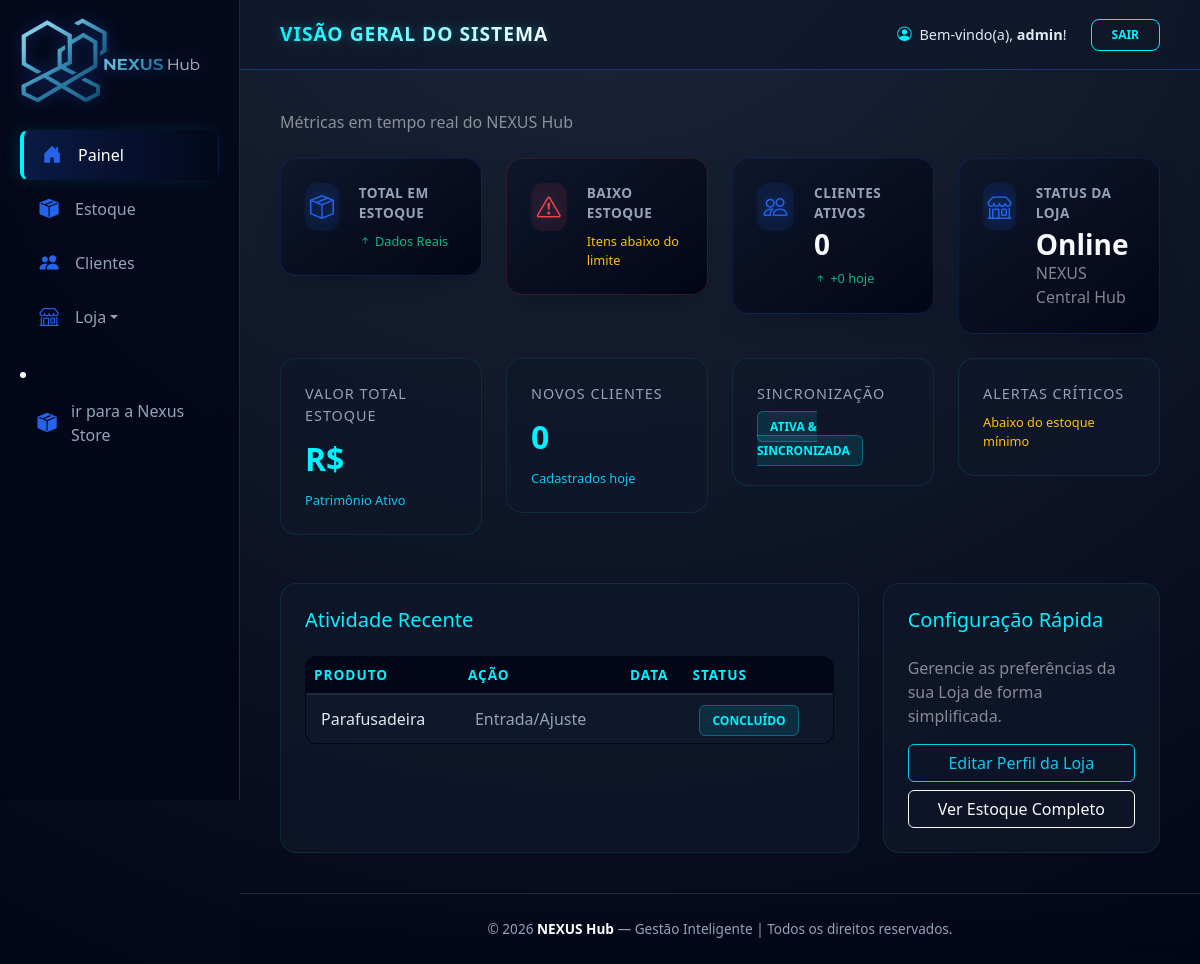
Page /nexus/dashboard/ (signed in) on the earlier database version.
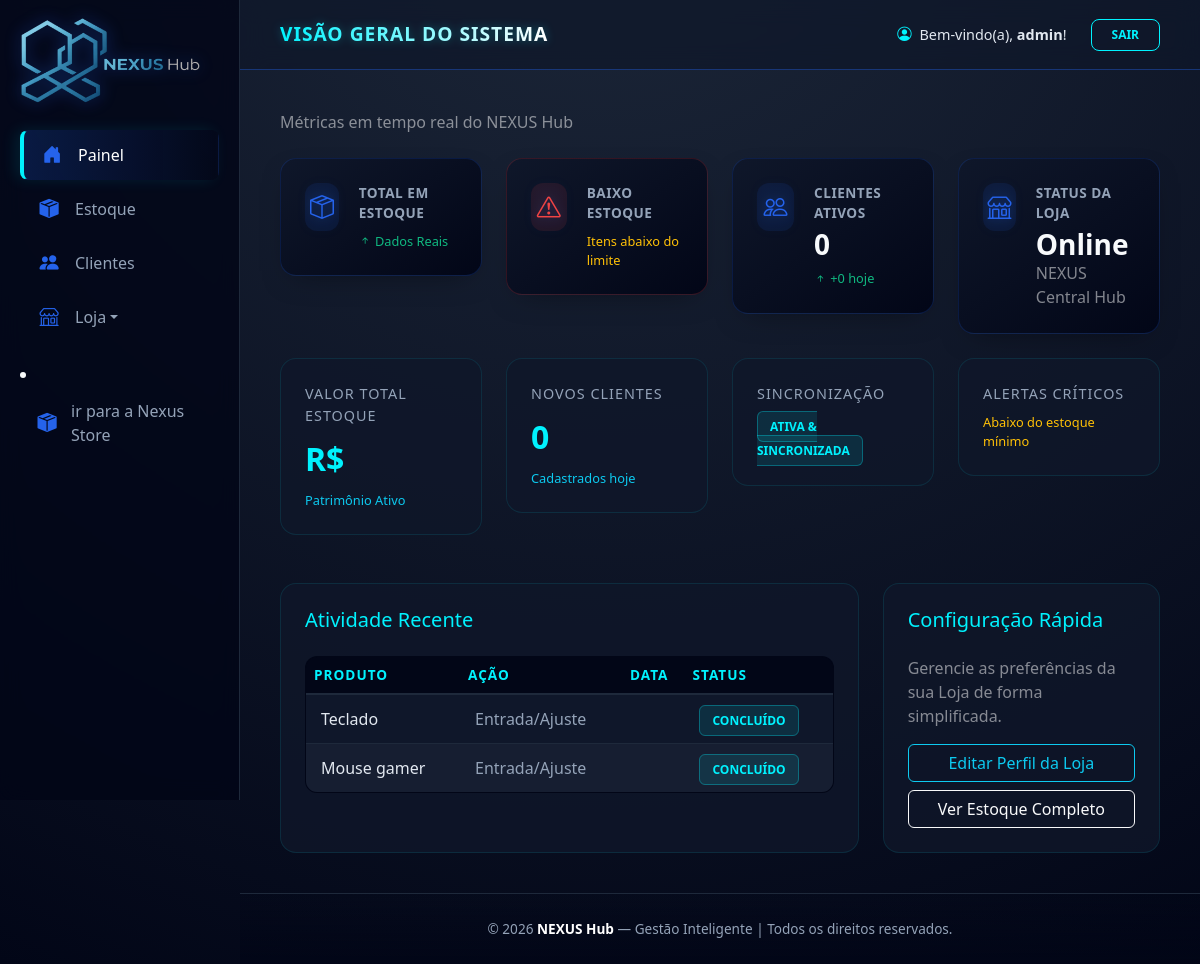
Same page on the later database version.
### dashboard/models.py (models this page shows, shortened)
class Produto(models.Model):
    loja = models.ForeignKey(Loja, on_delete=models.CASCADE)
    categoria = models.ForeignKey('Categoria', on_delete=models.SET_NULL, null=True, blank=True)
    nome = models.CharField(max_length=255)
    descricao = models.TextField()
    preco = models.DecimalField(max_digits=10, decimal_places=2)
    estoque = models.IntegerField(default=0)
    estoque_minimo = models.IntegerField(default=5)
    ativo = models.BooleanField(default=True)
    data_criacao = models.DateTimeField(auto_now_add=True)

### dashboard/views.py (the view)
# urls.py: path('dashboard/', views.home, name='home'),
@login_required
def home(request):
    perfil = getattr(request.user, 'perfil', None)
    if perfil and perfil.nivel == 'CLIENTE':
        return redirect('vitrine_produtos')
    vendedor = Vendedor.objects.filter(usuario=request.user).first()
    if vendedor and vendedor.aprovado and not request.user.is_superuser:
        return redirect('lista_estoque')
    perfil = getattr(request.user, 'perfil', None)
    if not perfil:
        messages.error(request, "Perfil não encontrado. Contate o suporte.")
        return redirect('logout')
    if perfil.nivel == 'ADMIN':
        produtos_loja = Produto.objects.all()
    else:
        produtos_loja = Produto.objects.filter(loja=perfil.loja)
    total_estoque = produtos_loja.aggregate(total=Sum(F('preco') * F('estoque')))['total'] or 0
    avisos = produtos_loja.filter(estoque__lte=F('estoque_minimo')).count()
    context = {
        'receita': total_estoque,
        'vendas': produtos_loja.count(),
        'avisos': avisos,
        'produtos': produtos_loja[:5],
        'nivel': perfil.nivel,
    }
    return render(request, 'dashboard.html', context)

### dashboard/templates/dashboard.html (shortened to what the changed rows need)
{% extends "base.html" %}
{% load humanize %}
{% block content %}
<div class="dashboard-container">
    <div class="row g-4">
        <div class="col-lg-8">
            <div class="metric-card h-100">
                <div class="table-responsive">
                    <table class="table nexus-table mb-0">
                        <thead>
                            <tr>
                                <th>Produto</th>
                                <th>Ação</th>
                                <th>Data</th>
                                <th>Status</th>
                            </tr>
                        </thead>
                        <tbody>
                            {% for produto in produtos|slice:":3" %}
                            <tr>
                                <td>{{ produto.nome }}</td>
                                <td>Entrada/Ajuste</td>
                                <td>{{ hoje|date:"d M Y" }}</td>
                                <td><span class="badge-nexus badge-online">Concluído</span></td>
                            </tr>
                            {% empty %}
                            <tr>
                                <td colspan="4" class="text-center text-muted py-3">Sem atividades recentes</td>
                            </tr>
                            {% endfor %}
                        </tbody>
                    </table>
                </div>
            </div>
        </div>
    </div>
</div>
{% endblock %}

Differences in the rows shown:
removed Produto: nome "Parafusadeira"
added Produto: nome "Teclado"
added Produto: nome "Mouse gamer"
